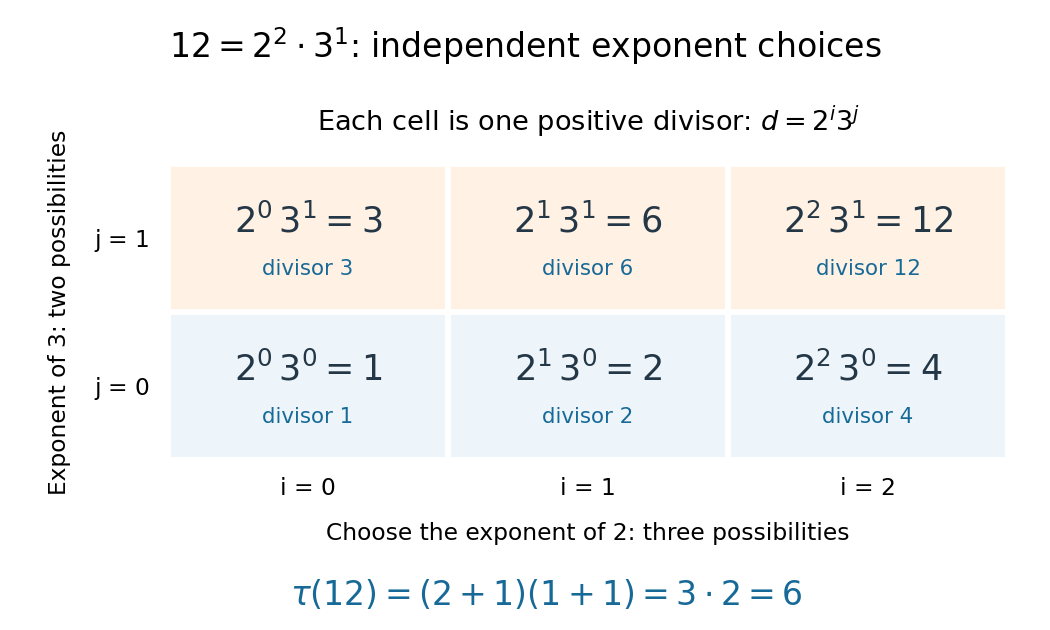

The script that saved this image:
"""Show all exponent choices for the divisors of 12; write basename PNG to cwd.

Tested with Python 3.14.4, NumPy 2.3.5, and Matplotlib 3.10.7.
Reproduce from the repository root: make _media/divisor-count-prime-exponents.png
"""

from pathlib import Path

import matplotlib
matplotlib.use("Agg")
import matplotlib.pyplot as plt
from matplotlib.patches import Rectangle
import numpy as np


def main():
    exponents_two = np.arange(3)
    exponents_three = np.arange(2)
    divisors = 2 ** exponents_two[None, :] * 3 ** exponents_three[:, None]
    assert sorted(divisors.ravel().tolist()) == [1, 2, 3, 4, 6, 12]
    assert divisors.size == (2 + 1) * (1 + 1) == 6

    fig, ax = plt.subplots(figsize=(7.5, 4.5), dpi=140, facecolor="white")
    blue, ink = "#176997", "#243746"
    for j in exponents_three:
        for i in exponents_two:
            ax.add_patch(Rectangle((i - 0.5, j - 0.5), 1, 1,
                                   facecolor="#edf5fa" if j == 0 else "#fff1e4",
                                   edgecolor="white", linewidth=3))
            ax.text(i, j + 0.11, rf"$2^{i}\,3^{j}={divisors[j, i]}$",
                    fontsize=18, ha="center", va="center", color=ink)
            ax.text(i, j - 0.21, f"divisor {divisors[j, i]}",
                    fontsize=11, ha="center", va="center", color=blue)
    ax.set(xlim=(-0.5, 2.5), ylim=(-0.5, 1.5))
    ax.set_xticks(exponents_two, [f"i = {i}" for i in exponents_two])
    ax.set_yticks(exponents_three, [f"j = {j}" for j in exponents_three])
    ax.tick_params(axis="both", length=0, labelsize=12, pad=9)
    ax.set_xlabel("Choose the exponent of 2: three possibilities", fontsize=12, labelpad=11)
    ax.set_ylabel("Exponent of 3: two possibilities", fontsize=12, labelpad=12)
    for spine in ax.spines.values():
        spine.set_visible(False)
    ax.set_title(r"Each cell is one positive divisor: $d=2^i3^j$", fontsize=14, pad=17)
    fig.suptitle(r"$12=2^2\cdot3^1$: independent exponent choices", fontsize=17, y=0.96)
    fig.text(0.52, 0.04, r"$\tau(12)=(2+1)(1+1)=3\cdot2=6$",
             ha="center", fontsize=17, color=blue)
    fig.subplots_adjust(left=0.16, right=0.96, bottom=0.27, top=0.74)
    fig.savefig(Path.cwd() / Path(__file__).with_suffix(".png").name,
                facecolor="white", transparent=False)
    plt.close(fig)


if __name__ == "__main__":
    main()
